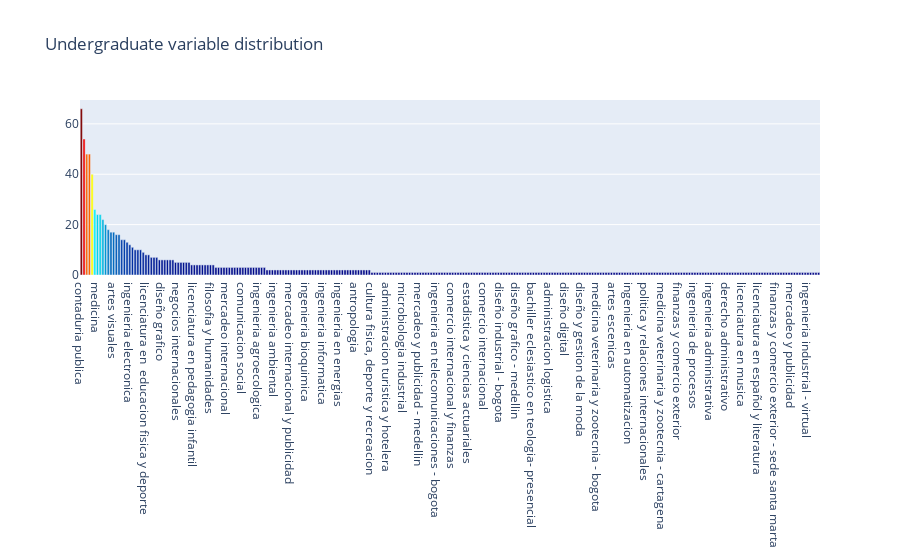

The notebook cell this image was saved under:
### Code cell
data = [go.Bar(
            x = df1.undergraduate.unique(),
            y = df1.undergraduate.value_counts().values,
            marker= dict(colorscale='Jet',
                         color = df1.undergraduate.value_counts().values
                        ),
            text='Text entries attributed to undergraduate Category'
    )]

layout = go.Layout(
    title='Undergraduate variable distribution'
)

fig = go.Figure(data=data, layout=layout)

py.iplot(fig, filename='basic-bar')

### Figure 1 — Plotly figure (JSON) as saved in the notebook; plotly's stock layout.template omitted (floating-point values rounded to 4 significant figures; data arrays with more than 128 entries replaced by an {"elided": "..."} marker saying what was removed)
{"data": [{"marker": {"color": {"elided": "275 int values"}, "colorscale": [[0, "rgb(0,0,131)"], [0.2, "rgb(0,60,170)"], [0.4, "rgb(5,255,255)"], [0.6, "rgb(255,255,0)"], [0.8, "rgb(250,0,0)"], [1, "rgb(128,0,0)"]]}, "text": "Text entries attributed to undergraduate Category", "type": "bar", "x": {"elided": "275 str values"}, "y": {"elided": "275 int values"}}], "layout": {"title": {"text": "Undergraduate variable distribution"}}}
